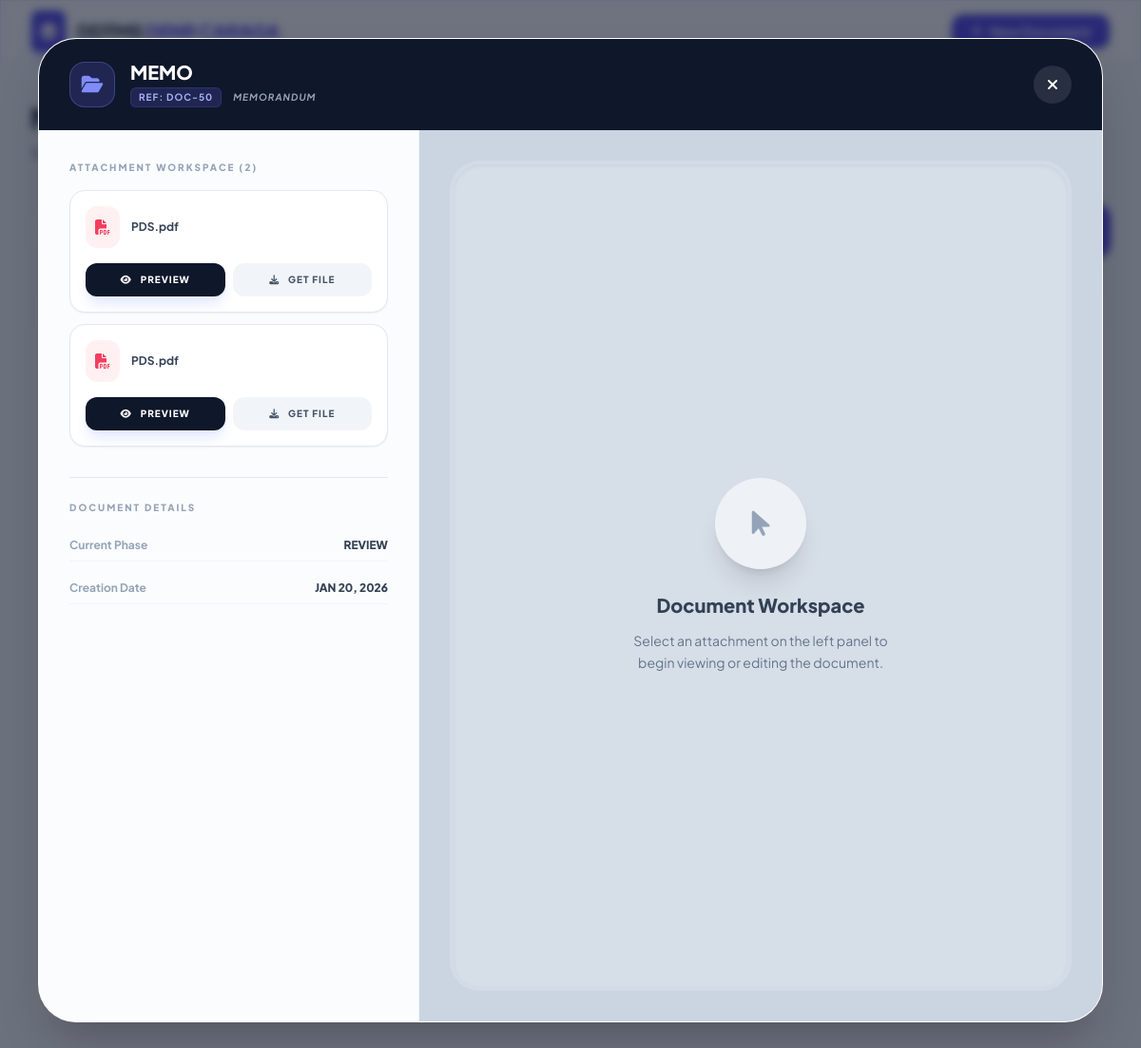
The app's page /my_submitted_documents.php?view_id=50 (signed in) with its own data.
### tables this page shows
CREATE TABLE `documents` (
  `doc_id` int(11) NOT NULL,
  `title` varchar(255) NOT NULL,
  `doc_type` varchar(100) NOT NULL,
  `status` enum('Draft','Review','Signing','Completed','Returned','Archived') NOT NULL,
  `remarks` text DEFAULT NULL,
  `initiator_id` int(11) NOT NULL,
  `current_owner_id` int(11) DEFAULT NULL,
  `created_at` timestamp NOT NULL DEFAULT current_timestamp(),
  `updated_at` timestamp NOT NULL DEFAULT current_timestamp() ON UPDATE current_timestamp(),
  `Station` text NOT NULL
);

CREATE TABLE `document_files` (
  `file_id` int(11) NOT NULL,
  `doc_id` int(11) NOT NULL,
  `uploader_id` int(11) NOT NULL,
  `filename` varchar(255) NOT NULL COMMENT 'Original file name',
  `filepath` varchar(255) NOT NULL COMMENT 'Stored file path',
  `version` int(11) NOT NULL DEFAULT 1,
  `created_at` timestamp NOT NULL DEFAULT current_timestamp()
);

### my_submitted_documents.php (the view, shortened to what this page needs)
<?php
require_once 'db.php';
$user_id = $_SESSION['user_id'];
$search_term = '';
$where_conditions = ["d.initiator_id = ?"];
$params = [$user_id];
$param_types = "i";
$view_data = null;
$view_files = [];
if (isset($_GET['view_id'])) {
    $v_id = intval($_GET['view_id']);
    $v_query = "SELECT * FROM documents WHERE doc_id = ? AND initiator_id = ?";
    $v_stmt = $conn->prepare($v_query);
    $v_stmt->bind_param("ii", $v_id, $user_id);
    $v_stmt->execute();
    $view_data = $v_stmt->get_result()->fetch_assoc();
    if ($view_data) {
        $f_query = "SELECT * FROM document_files WHERE doc_id = ?";
        $f_stmt = $conn->prepare($f_query);
        $f_stmt->bind_param("i", $v_id);
        $f_stmt->execute();
        $view_files_result = $f_stmt->get_result();
        while($f = $view_files_result->fetch_assoc()) {
            $view_files[] = $f;
        }
    }
}
$query = "SELECT d.*,
          (SELECT message FROM document_actions
           WHERE doc_id = d.doc_id
           AND action = 'Returned Document'
           ORDER BY created_at DESC LIMIT 1) AS return_message
          FROM documents d
          WHERE " . implode(' AND ', $where_conditions) . "
          ORDER BY d.created_at DESC";
$stmt = $conn->prepare($query);
$stmt->bind_param($param_types, ...$params);
$stmt->execute();
$result = $stmt->get_result();
?>
<!DOCTYPE html>
<html lang="en" class="scroll-smooth">
<head>
    <script src="https://cdn.tailwindcss.com"></script>
    <link href="https://cdnjs.cloudflare.com/ajax/libs/font-awesome/6.4.0/css/all.min.css" rel="stylesheet">
</head>
<body class="bg-[#f8fafc] text-slate-900 min-h-screen">
    <nav class="sticky top-0 z-40 w-full glass border-b border-slate-200">
        <div class="max-w-7xl mx-auto px-4 sm:px-6 lg:px-8">
            <div class="flex justify-between h-16 items-center">
                <div class="flex items-center gap-3">
                    <div class="bg-indigo-600 p-2 rounded-lg shadow-indigo-200 shadow-lg">
                        <i class="fas fa-layer-group text-white text-lg"></i>
                    </div>
                    <span class="text-xl font-extrabold tracking-tight text-slate-800">DDTMS <span class="text-indigo-600">DENR CARAGA</span></span>
                </div>
                <div class="flex items-center gap-4">
                    <button onclick="location.href='new_document.php'" class="bg-indigo-600 hover:bg-indigo-700 text-white px-5 py-2 rounded-xl font-bold text-sm transition-all shadow-md flex items-center gap-2">
                        <i class="fas fa-plus"></i> New Document
                    </button>
                </div>
            </div>
        </div>
    </nav>
    <main class="max-w-7xl mx-auto px-4 sm:px-6 lg:px-8 py-10">
        <div class="mb-10">
            <h1 class="text-3xl font-extrabold text-slate-900 tracking-tight">My Submissions</h1>
            <p class="text-slate-500 mt-2 font-medium">Track and manage your submitted document workflow and approvals.</p>
        </div>
        <div class="mb-6">
            <form method="GET" class="flex gap-3">
                <div class="flex-1 relative">
                </div>
                <button type="submit" class="px-8 bg-indigo-600 text-white rounded-2xl font-bold hover:bg-indigo-700 transition-all shadow-md flex items-center gap-2">
                </button>
            </form>
        </div>
        <div class="bg-white rounded-3xl shadow-sm border border-slate-200 overflow-hidden">
            <div class="overflow-x-auto">
                <table class="w-full text-left border-collapse">
                    <thead>
                        <tr class="bg-slate-50/50 border-b border-slate-100">
                            <th class="px-6 py-4 text-[11px] font-bold text-slate-400 uppercase tracking-widest text-center w-16">#</th>
                            <th class="px-6 py-4 text-[11px] font-bold text-slate-400 uppercase tracking-widest">Document Information</th>
                            <th class="px-6 py-4 text-[11px] font-bold text-slate-400 uppercase tracking-widest text-center">Current Status</th>
                            <th class="px-6 py-4 text-[11px] font-bold text-slate-400 uppercase tracking-widest">Submission Date</th>
                            <th class="px-6 py-4 text-[11px] font-bold text-slate-400 uppercase tracking-widest text-right">Actions</th>
                        </tr>
                    </thead>
                    <tbody class="divide-y divide-slate-50">
                        <?php if ($result->num_rows > 0): ?>
                            <?php $row_number = 1; ?>
                            <?php while ($row = $result->fetch_assoc()):
                                $status = strtolower($row['status']);
                                $config = [
                                    'pending'   => ['bg' => 'bg-amber-50', 'text' => 'text-amber-700', 'border' => 'border-amber-200', 'icon' => 'fa-clock'],
                                    'approved'  => ['bg' => 'bg-emerald-50', 'text' => 'text-emerald-700', 'border' => 'border-emerald-200', 'icon' => 'fa-check-circle'],
                                    'completed' => ['bg' => 'bg-emerald-50', 'text' => 'text-emerald-700', 'border' => 'border-emerald-200', 'icon' => 'fa-check-double'],
                                    'returned'  => ['bg' => 'bg-rose-50', 'text' => 'text-rose-700', 'border' => 'border-rose-200', 'icon' => 'fa-undo'],
                                    'rejected'  => ['bg' => 'bg-rose-50', 'text' => 'text-rose-700', 'border' => 'border-rose-200', 'icon' => 'fa-times-circle'],
                                    'forwarded' => ['bg' => 'bg-indigo-50', 'text' => 'text-indigo-700', 'border' => 'border-indigo-200', 'icon' => 'fa-paper-plane'],
                                    'draft'     => ['bg' => 'bg-slate-100', 'text' => 'text-slate-700', 'border' => 'border-slate-200', 'icon' => 'fa-pen-ruler'],
                                ];
                                $c = $config[$status] ?? ['bg' => 'bg-slate-100', 'text' => 'text-slate-600', 'border' => 'border-slate-200', 'icon' => 'fa-file'];
                            ?>
                            <tr class="group hover:bg-slate-50/50 transition-all cursor-default">
                                <td class="px-6 py-5 text-center">
                                    <span class="text-sm font-bold text-slate-400"><?php echo $row_number; ?></span>
                                </td>
                                <td class="px-6 py-5">
                                    <div class="flex items-center gap-4">
                                        <div class="w-10 h-10 rounded-xl bg-slate-100 flex items-center justify-center text-slate-400 group-hover:bg-indigo-50 group-hover:text-indigo-600 transition-colors">
                                        </div>
                                        <div>
                                            <div class="font-bold text-slate-800 text-sm mb-0.5"><?php echo htmlspecialchars($row['title']); ?></div>
                                            <div class="text-[11px] font-bold text-slate-400 uppercase"><?php echo htmlspecialchars($row['doc_type']); ?></div>
                                        </div>
                                    </div>
                                </td>
                                <td class="px-6 py-5 text-center">
                                    <span class="inline-flex items-center gap-1.5 px-3 py-1 rounded-full border text-[10px] font-black uppercase tracking-tight <?php echo $c['bg'] . ' ' . $c['text'] . ' ' . $c['border']; ?>">
                                    </span>
                                </td>
                                <td class="px-6 py-5">
                                    <div class="text-sm font-semibold text-slate-600"><?php echo date('M d, Y', strtotime($row['created_at'])); ?></div>
                                    <div class="text-[10px] text-slate-400 font-medium"><?php echo date('h:i A', strtotime($row['created_at'])); ?></div>
                                </td>
                                <td class="px-6 py-5 text-right">
                                </td>
                            </tr>
                            <?php $row_number++; ?>
                            <?php endwhile; ?>
                        <?php endif; ?>
                    </tbody>
                </table>
            </div>
        </div>
    </main>
    <?php if ($view_data): ?>
    <div class="fixed inset-0 z-50 flex items-center justify-center p-4 md:p-10 modal-overlay overflow-hidden">
        <div class="bg-white rounded-[2.5rem] shadow-2xl w-full max-w-7xl h-full flex flex-col overflow-hidden border border-white/40">
            <div class="px-8 py-6 bg-slate-900 flex justify-between items-center">
                <div class="flex items-center gap-4">
                    <div class="w-12 h-12 rounded-2xl bg-indigo-500/20 flex items-center justify-center border border-indigo-400/30">
                        <i class="fas fa-folder-open text-indigo-400 text-xl"></i>
                    </div>
                    <div>
                        <h2 class="text-white font-black text-xl leading-none"><?php echo htmlspecialchars($view_data['title']); ?></h2>
                        <div class="flex items-center gap-3 mt-1.5">
                            <span class="text-[10px] font-bold text-indigo-300 bg-indigo-500/20 px-2 py-0.5 rounded-md uppercase tracking-widest border border-indigo-500/20">Ref: DOC-<?php echo $view_data['doc_id']; ?></span>
                            <span class="text-[10px] font-bold text-slate-400 uppercase tracking-widest italic"><?php echo $view_data['doc_type']; ?></span>
                        </div>
                    </div>
                </div>
                <a href="my_submitted_documents.php<?php echo !empty($search_term) ? '?search=' . urlencode($search_term) : ''; ?>" class="bg-white/10 h-10 w-10 flex items-center justify-center rounded-full text-white hover:bg-rose-500 transition-all">
                    <i class="fas fa-times"></i>
                </a>
            </div>
            <div class="flex flex-col lg:flex-row flex-grow overflow-hidden">
                <div class="w-full lg:w-[400px] border-r border-slate-100 bg-slate-50/50 flex flex-col overflow-hidden">
                    <div class="flex-grow overflow-y-auto p-8 custom-scrollbar space-y-8">
                        <div>
                            <label class="text-[10px] font-black text-slate-400 uppercase tracking-[0.2em] mb-4 block">Attachment Workspace (<?php echo count($view_files); ?>)</label>
                            <div class="space-y-3">
                                <?php foreach ($view_files as $f): ?>
                                    <div class="bg-white p-4 rounded-2xl border border-slate-200 shadow-sm hover:border-indigo-400 transition-all group">
                                        <div class="flex items-center gap-3">
                                            <div class="bg-rose-50 text-rose-500 p-2.5 rounded-xl group-hover:bg-indigo-600 group-hover:text-white transition-colors">
                                                <i class="fas fa-file-pdf"></i>
                                            </div>
                                            <span class="text-xs font-bold text-slate-700 truncate"><?php echo htmlspecialchars($f['filename']); ?></span>
                                        </div>
                                        <div class="grid grid-cols-2 gap-2 mt-4">
                                            <button onclick="previewDocument('<?php echo $f['filepath']; ?>')" class="py-2.5 bg-slate-900 text-white rounded-xl text-[10px] font-black uppercase tracking-widest hover:bg-indigo-600 transition shadow-lg shadow-indigo-100">
                                                <i class="fas fa-eye mr-1.5"></i> Preview
                                            </button>
                                            <a href="<?php echo $f['filepath']; ?>" download class="py-2.5 bg-slate-100 text-slate-600 rounded-xl text-[10px] font-black uppercase tracking-widest text-center hover:bg-slate-200 transition">
                                                <i class="fas fa-download mr-1.5"></i> Get File
                                            </a>
                                        </div>
                                    </div>
                                <?php endforeach; ?>
                            </div>
                        </div>
                        <div class="pt-6 border-t border-slate-200">
                            <label class="text-[10px] font-black text-slate-400 uppercase tracking-[0.2em] mb-4 block">Document Details</label>
                            <div class="space-y-3">
                                <div class="flex justify-between items-center py-2 border-b border-slate-100">
                                    <span class="text-xs font-bold text-slate-400">Current Phase</span>
                                    <span class="text-xs font-black text-slate-700 uppercase"><?php echo $view_data['status']; ?></span>
                                </div>
                                <div class="flex justify-between items-center py-2 border-b border-slate-100">
                                    <span class="text-xs font-bold text-slate-400">Creation Date</span>
                                    <span class="text-xs font-black text-slate-700 uppercase"><?php echo date('M d, Y', strtotime($view_data['created_at'])); ?></span>
                                </div>
                            </div>
                        </div>
                    </div>
                </div>
                <div class="flex-grow bg-[#cbd5e1] flex items-center justify-center p-8 relative">
                    <div id="docPreviewContainer" class="w-full h-full bg-slate-200/50 rounded-[2rem] border-4 border-slate-300/30 flex items-center justify-center overflow-hidden shadow-inner">
                        <div id="noPreviewMsg" class="text-center p-10 max-w-sm">
                            <div class="w-24 h-24 bg-white/60 rounded-full flex items-center justify-center mx-auto mb-6 shadow-xl">
                                <i class="fas fa-mouse-pointer text-slate-400 text-3xl animate-bounce"></i>
                            </div>
                            <h3 class="text-slate-700 font-extrabold text-xl">Document Workspace</h3>
                            <p class="text-slate-500 text-sm mt-3 leading-relaxed">Select an attachment on the left panel to begin viewing or editing the document.</p>
                        </div>
                    </div>
                </div>
            </div>
        </div>
    </div>
    <?php endif; ?>
</body>
</html>

### my_submitted_documents.php (style rules this page uses)
body { font-family: 'Plus Jakarta Sans', sans-serif; }
.glass { background: rgba(255, 255, 255, 0.7); backdrop-filter: blur(12px); border: 1px solid rgba(255, 255, 255, 0.3); }
.modal-overlay { background: rgba(15, 23, 42, 0.6); backdrop-filter: blur(4px); }

### records on screen
documents: title "MEMO", doc_id "50", doc_type "MEMORANDUM", status "REVIEW", created_at "JAN 20, 2026"
document_files: filename "PDS.pdf"
document_files: filename "PDS.pdf"

### other values on screen
count($view_files) "2"
